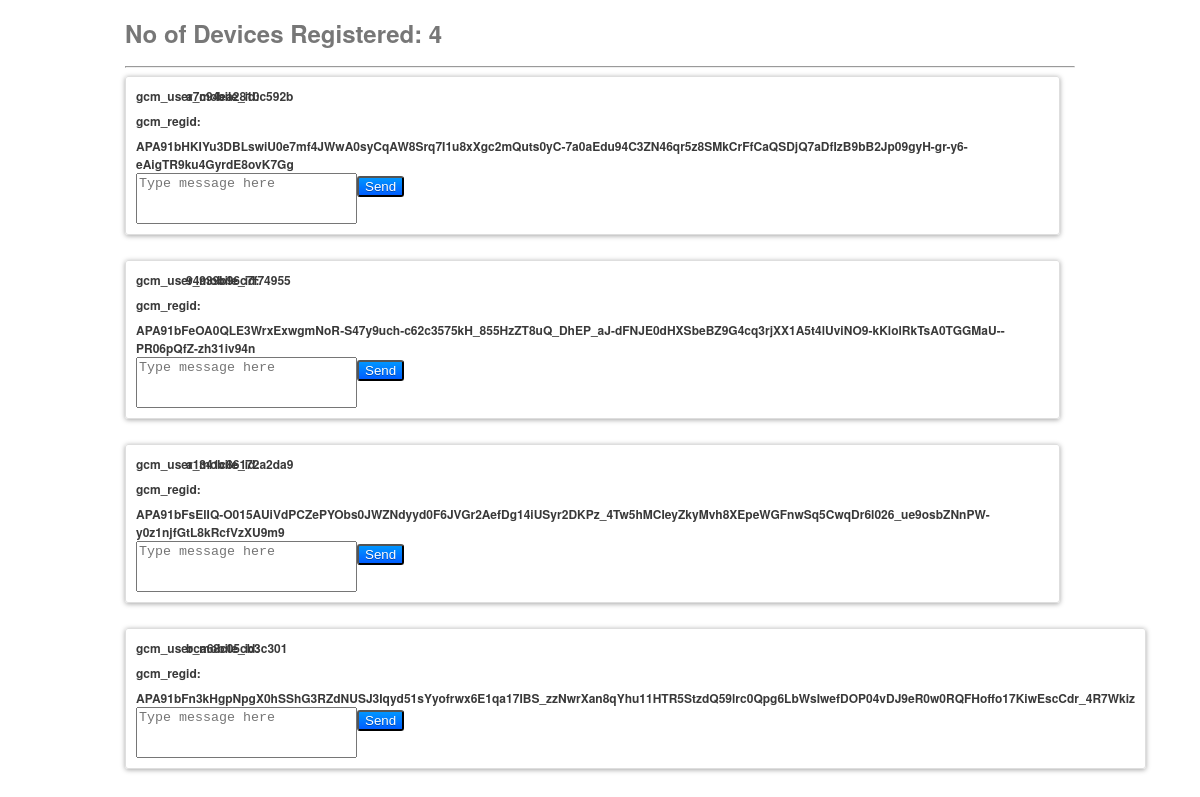
Screenshot of /Server/gcm_server_php/index.php with the database file from the repository.
### tables this page shows
CREATE TABLE IF NOT EXISTS `gcm_users` (
  `id` int(10) NOT NULL AUTO_INCREMENT,
  `gcm_user_mobile_id` varchar(150) NOT NULL,
  `gcm_regid` varchar(150) NOT NULL,
  `created_at` timestamp NOT NULL DEFAULT CURRENT_TIMESTAMP,
  PRIMARY KEY (`id`)
);

### Server/gcm_server_php/db_connect.php (called while the page is built, shortened)
<?php
class DB_Connect {
    public function connect() {
        $con = mysql_connect(DB_HOST, DB_USER, DB_PASSWORD);
        return $con;
    }
}
?>

### Server/gcm_server_php/db_functions.php (called while the page is built, shortened)
<?php
class DB_Functions {
    function __construct() {
        include_once './db_connect.php';
    }
    public function getAllUsers() {
        $result = mysql_query("select * FROM gcm_users");
        return $result;
    }
}
?>

### Server/gcm_server_php/index.php (the view, shortened to what this page needs)
<!DOCTYPE html>
<html>
    <head>
    </head>
    <body>
        <?php
        include_once 'db_functions.php';
        $db = new DB_Functions();
        $users = $db->getAllUsers();
        if ($users != false)
            $no_of_users = mysql_num_rows($users);
        else
            $no_of_users = 0;
        ?>
        <div class="container">
            <h1>No of Devices Registered: <?php echo $no_of_users; ?></h1>
            <hr/>
            <ul class="devices">
                <?php
                if ($no_of_users > 0) {
                    ?>
                    <?php
                    while ($row = mysql_fetch_array($users)) {
                    	$rowid = $row["id"];
                    	$row_gcm_regid = $row["gcm_regid"];
                        ?>
                        <li>
                            <form id="<?php echo $rowid; ?>" name="" method="post" onsubmit="return sendPushNotification('<?php echo $rowid; ?>')">
                                <label>gcm_user_mobile_id: </label> <span><?php echo $row["gcm_user_mobile_id"] ?></span>
                                <label>gcm_regid:</label> <span><?php echo $row_gcm_regid; ?></span>
                                <div class="send_container">
                                    <textarea rows="3" name="message" cols="25" class="txt_message" placeholder="Type message here"></textarea>
                                    <input type="submit" class="send_btn" value="Send" onclick=""/>
                                </div>
                            </form>
                        </li>
                    <?php }
                } else { ?>
                    <li>
                        No Users Registered Yet!
                    </li>
                <?php } ?>
            </ul>
        </div>
    </body>
</html>

### Server/gcm_server_php/index.php (style rules this page uses)
.container { width: 950px; margin: 0 auto; padding: 0; }
h1 { font-family: 'Helvetica Neue', Helvetica, Arial, sans-serif; font-size: 24px; color: #777; }
ul.devices { margin: 0; padding: 0; }
ul.devices li { float: left; list-style: none; border: 1px solid #dedede; padding: 10px; margin: 0 15px 25px 0; border-radius: 3px; -webkit-box-shadow: 0 1px 5px rgba(0, 0, 0, 0.35); -moz-box-shadow: 0 1px 5px rgba(0, 0, 0, 0.35); box-shadow: 0 1px 5px rgba(0, 0, 0, 0.35); font-family: 'Helvetica Neue', Helvetica, Arial, sans-serif; color: #555; }
ul.devices li label, ul.devices li span { font-family: 'Helvetica Neue', Helvetica, Arial, sans-serif; font-size: 12px; font-style: normal; font-variant: normal; font-weight: bold; color: #393939; display: block; float: left; }
ul.devices li label { height: 25px; width: 50px; }
ul.devices li textarea { float: left; resize: none; }
ul.devices li .send_btn { background: -webkit-gradient(linear, 0% 0%, 0% 100%, from(#0096FF), to(#005DFF)); background: -webkit-linear-gradient(0% 0%, 0% 100%, from(#0096FF), to(#005DFF)); background: -moz-linear-gradient(center top, #0096FF, #005DFF); background: linear-gradient(#0096FF, #005DFF); text-shadow: 0 1px 0 rgba(0, 0, 0, 0.3); border-radius: 3px; color: #fff; }

### rows the page displays
gcm_users: gcm_user_mobile "a7c94ea2810c592b", gcm_regid "APA91bHKIYu3DBLswiU0e7mf4JWwA0syCqAW8Srq7I1u8xXgc2mQuts0yC-7a0aEdu94C3ZN46qr5z8SMkCrFfCaQSDjQ7aDfIzB9bB2Jp09gyH-gr-y6-eAigTR9ku4GyrdE8ovK7Gg"
gcm_users: gcm_user_mobile "94939b96c7f74955", gcm_regid "APA91bFeOA0QLE3WrxExwgmNoR-S47y9uch-c62c3575kH_855HzZT8uQ_DhEP_aJ-dFNJE0dHXSbeBZ9G4cq3rjXX1A5t4lUviNO9-kKlolRkTsA0TGGMaU--PR06pQfZ-zh31iv94n"
gcm_users: gcm_user_mobile "a1341c86172a2da9", gcm_regid "APA91bFsElIQ-O015AUiVdPCZePYObs0JWZNdyyd0F6JVGr2AefDg14iUSyr2DKPz_4Tw5hMCIeyZkyMvh8XEpeWGFnwSq5CwqDr6l026_ue9osbZNnPW-y0z1njfGtL8kRcfVzXU9m9"
gcm_users: gcm_user_mobile "bca68c05cb3c301", gcm_regid "APA91bFn3kHgpNpgX0hSShG3RZdNUSJ3Iqyd51sYyofrwx6E1qa17IBS_zzNwrXan8qYhu11HTR5StzdQ59lrc0Qpg6LbWsIwefDOP04vDJ9eR0w0RQFHoffo17KiwEscCdr_4R7Wkiz"

### other values shown
$no_of_users "4"
